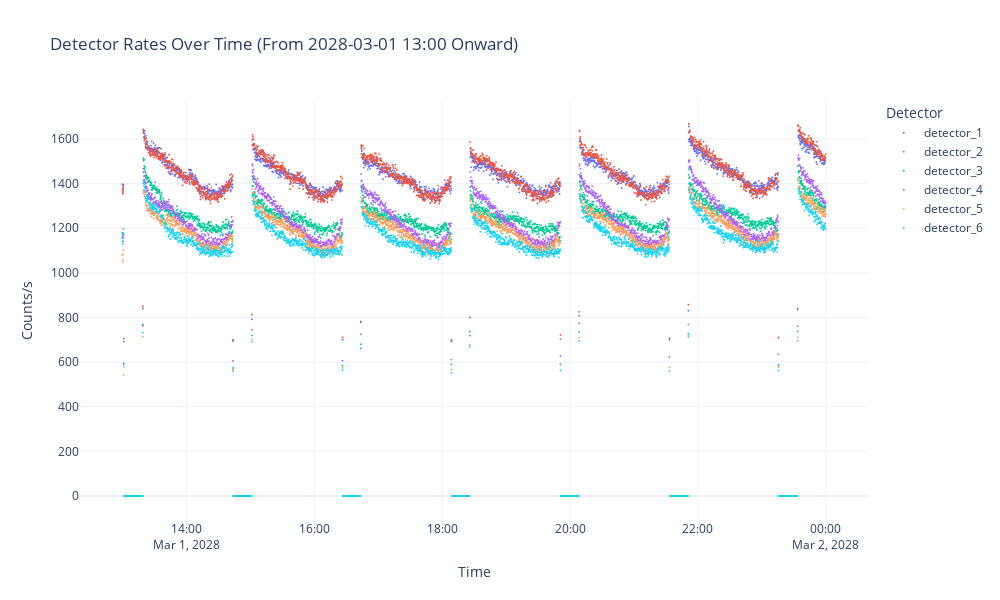

Write notebook code for a chart like this one.
### Code cell
import plotly.express as px

fig = px.scatter(
    clean_rates_df,
    x="timestamp",
    y=[f"detector_{i}" for i in range(1, 7)],
    labels={"value": "Counts/s", "variable": "Detector"},
    title="Detector Rates Over Time (From 2028-03-01 13:00 Onward)"
)

fig.update_traces(marker=dict(size=2))
fig.update_layout(
    xaxis_title="Time",
    yaxis_title="Counts/s",
    legend_title="Detector",
    template="plotly_white",
    height=600,
    width=1000
)

fig.show()

### Figure 1 — Plotly figure (JSON) as saved in the notebook; plotly's stock layout.template omitted (floating-point values rounded to 4 significant figures; data arrays with more than 128 entries replaced by an {"elided": "..."} marker saying what was removed)
{"data": [{"hovertemplate": "Detector=detector_1<br>timestamp=%{x}<br>Counts/s=%{y}<extra></extra>", "legendgroup": "detector_1", "marker": {"color": "#636efa", "size": 2, "symbol": "circle"}, "mode": "markers", "name": "detector_1", "showlegend": true, "type": "scattergl", "x": {"elided": "2640 str values"}, "xaxis": "x", "y": {"elided": "2640 float values"}, "yaxis": "y"}, {"hovertemplate": "Detector=detector_2<br>timestamp=%{x}<br>Counts/s=%{y}<extra></extra>", "legendgroup": "detector_2", "marker": {"color": "#EF553B", "size": 2, "symbol": "circle"}, "mode": "markers", "name": "detector_2", "showlegend": true, "type": "scattergl", "x": {"elided": "2640 str values"}, "xaxis": "x", "y": {"elided": "2640 float values"}, "yaxis": "y"}, {"hovertemplate": "Detector=detector_3<br>timestamp=%{x}<br>Counts/s=%{y}<extra></extra>", "legendgroup": "detector_3", "marker": {"color": "#00cc96", "size": 2, "symbol": "circle"}, "mode": "markers", "name": "detector_3", "showlegend": true, "type": "scattergl", "x": {"elided": "2640 str values"}, "xaxis": "x", "y": {"elided": "2640 float values"}, "yaxis": "y"}, {"hovertemplate": "Detector=detector_4<br>timestamp=%{x}<br>Counts/s=%{y}<extra></extra>", "legendgroup": "detector_4", "marker": {"color": "#ab63fa", "size": 2, "symbol": "circle"}, "mode": "markers", "name": "detector_4", "showlegend": true, "type": "scattergl", "x": {"elided": "2640 str values"}, "xaxis": "x", "y": {"elided": "2640 float values"}, "yaxis": "y"}, {"hovertemplate": "Detector=detector_5<br>timestamp=%{x}<br>Counts/s=%{y}<extra></extra>", "legendgroup": "detector_5", "marker": {"color": "#FFA15A", "size": 2, "symbol": "circle"}, "mode": "markers", "name": "detector_5", "showlegend": true, "type": "scattergl", "x": {"elided": "2640 str values"}, "xaxis": "x", "y": {"elided": "2640 float values"}, "yaxis": "y"}, {"hovertemplate": "Detector=detector_6<br>timestamp=%{x}<br>Counts/s=%{y}<extra></extra>", "legendgroup": "detector_6", "marker": {"color": "#19d3f3", "size": 2, "symbol": "circle"}, "mode": "markers", "name": "detector_6", "showlegend": true, "type": "scattergl", "x": {"elided": "2640 str values"}, "xaxis": "x", "y": {"elided": "2640 float values"}, "yaxis": "y"}], "layout": {"height": 600, "legend": {"title": {"text": "Detector"}, "tracegroupgap": 0}, "title": {"text": "Detector Rates Over Time (From 2028-03-01 13:00 Onward)"}, "width": 1000, "xaxis": {"anchor": "y", "autorange": true, "domain": [0, 1], "range": ["2028-03-01 12:20:11.4969", "2028-03-02 00:39:33.5072"], "title": {"text": "Time"}, "type": "date"}, "yaxis": {"anchor": "x", "autorange": true, "domain": [0, 1], "range": [-170.3, 2809.0], "title": {"text": "Counts/s"}}}}
